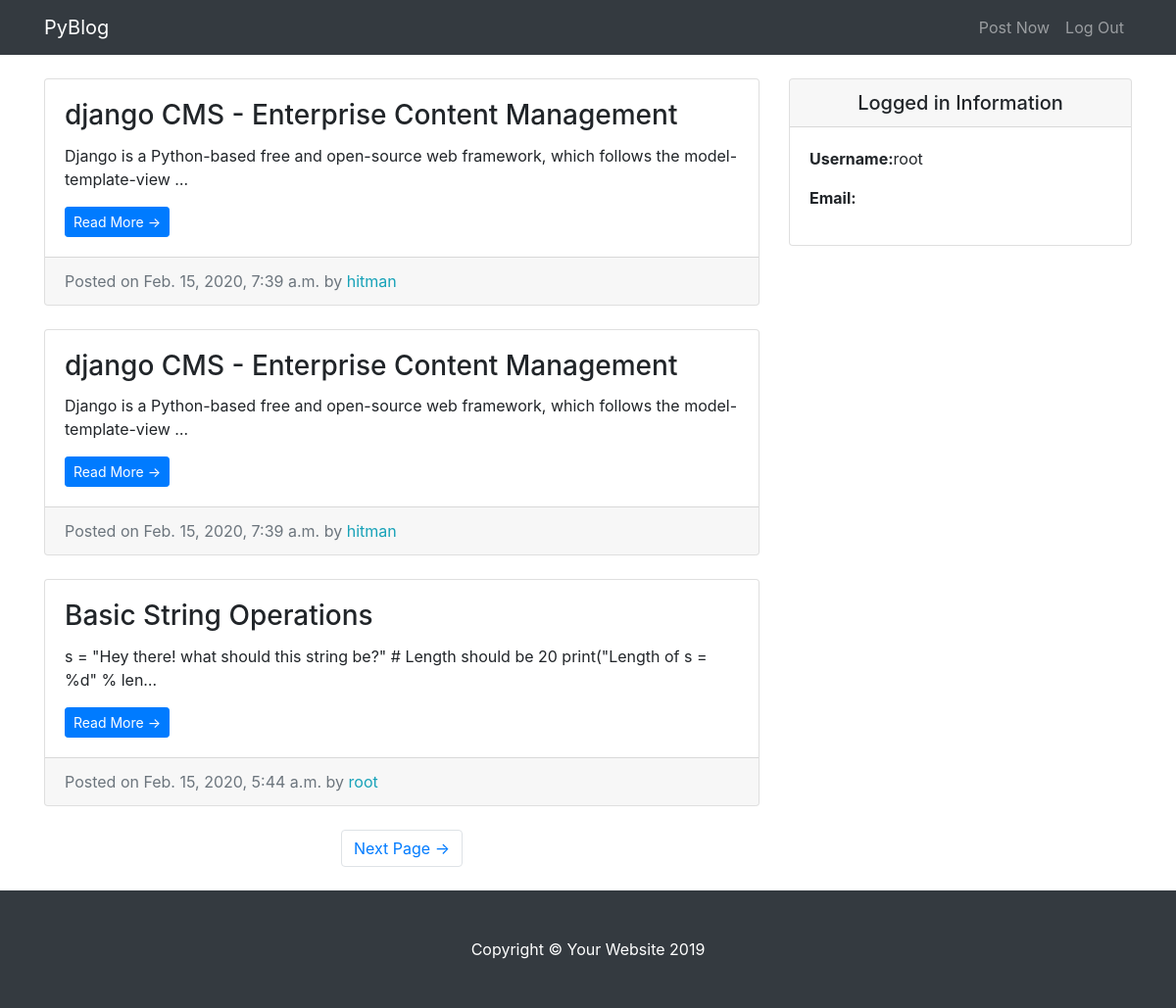
The app's page / (signed in) with its own data.
### entries/models.py (models this page shows, shortened)
class Entry(models.Model):
    entry_title= models.CharField(max_length=50)
    entry_text = models.TextField()
    entry_date = models.DateTimeField(auto_now_add=True)
    entry_author = models.ForeignKey(User,on_delete=models.CASCADE)
    class Meta:
        verbose_name_plural="entries"

### entries/views.py (the view)
# urls.py: path('',HomeView.as_view(),name='blog-home'),
class HomeView(LoginRequiredMixin,ListView):
    model=Entry
    template_name = 'entries/index.html'
    context_object_name = "blog_entries"
    ordering = ['-entry_date']
    paginate_by = 3

### entries/templates/entries/index.html (shortened to what this page needs)
{% extends "entries/base.html" %}
{% block content %}
      <div class="col-md-8">
        {% for entry in blog_entries %}
        <div class="card mb-4 mt-4">
          <div class="card-body">
            <h3 class="card-title">{{ entry.entry_title }}</h3>
            <p class="card-text">{{ entry.entry_text|truncatechars:100 }}</p>
            <a href="{% url 'entries_detail' entry.pk %}" class="btn btn-primary btn-sm">Read More &rarr;</a>
          </div>
          <div class="card-footer text-muted">
            Posted on {{ entry.entry_date }} by
            <span class= "text-info mr-2">{{ entry.entry_author }}</span>
          </div>
        </div>
        {% endfor %}
        {% if is_paginated %}
        <ul class="pagination justify-content-center mb-4">
          {% if page_obj.has_next %}
          <li class="page-item">
            <a class="page-link" href="?page={{ page_obj.next_page_number }}">Next Page &rarr;</a>
          </li>
          {% endif %}
        </ul>
        {% endif %}
      </div>
{% endblock %}

### entries/templates/entries/base.html (shortened to what this page needs)
{% load static %}
<!DOCTYPE html>
<html lang="en">
<head>
  <link href="{% static 'entries/vendor/bootstrap/css/bootstrap.min.css' %}" rel="stylesheet">
  <link href="{% static 'entries/css/blog-home.css' %}" rel="stylesheet">
</head>
<body>
  <nav class="navbar navbar-expand-lg navbar-dark bg-dark fixed-top">
    <div class="container">
      <a class="navbar-brand" href="{% url 'blog-home' %}">PyBlog</a>
      <div class="collapse navbar-collapse" id="navbarResponsive">
        <ul class="navbar-nav ml-auto">
          <li class="nav-item">
            <a class="nav-link" href="{% url 'create_entry' %}">Post Now</a>
          </li>
          <li class="nav-item">
            <a class="nav-link" href="{% url 'logout' %}">Log Out</a>
          </li>
        </ul>
      </div>
    </div>
  </nav>
  <div class="container">
    <div class="row">
      {% block content %}{% endblock %}
    <div class="col-md-4">
      <div class="card my-4">
          <h5 class="card-header text-center">Logged in Information</h5>
          <div class="card-body">
            <ul class="list-unstyled mb-0">
                <li>
                    <p> <strong>Username:</strong>{{user.username}} </p>
                </li>
                <li>
                    <p> <strong>Email:</strong>{{user.email}}</p>
                </li>
            </ul>
          </div>
        </div>
      </div>
    </div>
  </div>
  <footer class="py-5 bg-dark">
    <div class="container">
      <p class="m-0 text-center text-white">Copyright &copy; Your Website 2019</p>
    </div>
  </footer>
</body>
</html>

### entries/static/entries/css/blog-home.css (style rules this page uses)
body { padding-top: 56px; }

### records on screen
Entry: entry_title "django CMS - Enterprise Content Management", entry_text "Django is a Python-based free and open-source web framework, which follows the model-template-view …", entry_date "Feb. 15, 2020, 7:39 a.m.", entry_author "hitman"
Entry: entry_title "django CMS - Enterprise Content Management", entry_text "Django is a Python-based free and open-source web framework, which follows the model-template-view …", entry_date "Feb. 15, 2020, 7:39 a.m.", entry_author "hitman"
Entry: entry_title "Basic String Operations", entry_text "s = \"Hey there! what should this string be?\" # Length should be 20 print(\"Length of s = %d\" % len…", entry_date "Feb. 15, 2020, 5:44 a.m.", entry_author "root"

### other values on screen
{{ user.username }} "root"
